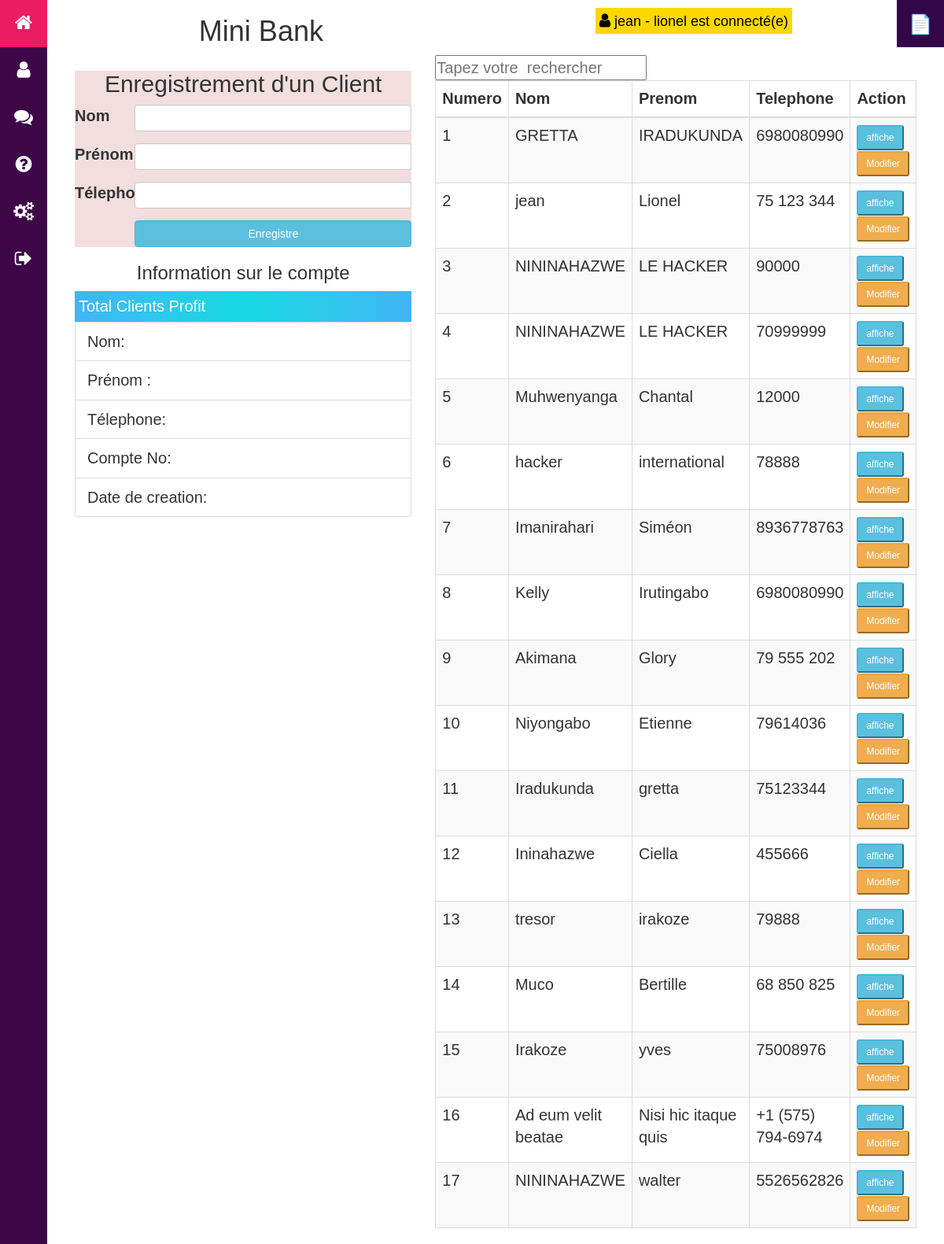
The app's page /public/index.php (signed in) with its own data.
### tables this page shows
CREATE TABLE `clients` (
  `id` int NOT NULL,
  `nom` varchar(255) NOT NULL,
  `prenom` varchar(255) NOT NULL,
  `compte_id` int DEFAULT NULL,
  `created` datetime NOT NULL DEFAULT CURRENT_TIMESTAMP,
  `telephone` varchar(255) DEFAULT NULL
);

### src/Db/Connection.php (called while the page is built, shortened)
<?php
class Connection {
    public $connection ;
    public function __construct()
    {
        if (!isset($this->connection)) {
            $this->connection = new PDO('mysql:dbname=ult_programation_web;host=localhost', 'admin', 'admin' , [
            PDO::ATTR_ERRMODE => PDO::ERRMODE_EXCEPTION
        ]);
        }
        return $this->connection;
    }
}

### src/Model/Table.php (called while the page is built, shortened)
<?php
abstract class Table{
    protected $pdo;
    protected $table = null;
    protected $class = null;
    public function __construct()
    {
        $pdo = new Connection();
        if($this->pdo === null){
            $this->pdo = $pdo->connection;
        }
    }
    public function all($order_by= 'ASC'): array
    {
        $sql = "SELECT * FROM {$this->table} ORDER BY id ".$order_by;
        return $this->pdo->query($sql,PDO::FETCH_CLASS,$this->class)->fetchAll();
    }
}

### src/Model/Classes/Client.php (called while the page is built, shortened)
<?php
class Client
{
    private $id;
    private $nom;
    private $prenom;
    private $telephone;
    private $compte_id;
    private $created;
    public function getId()
    {
        return $this->id;
    }
    public function getNom()
    {
        return $this->nom;
    }
    public function getPrenom()
    {
        return $this->prenom;
    }
    public function getTelephone()
    {
        return $this->telephone;
    }
    public function getCompteId()
    {
        return $this->compte_id;
    }
    public function getCreated()
    {
        return $this->created;
    }
}

### public/index.php (the view, shortened to what this page needs)
<?php
require_once('layout/_header.php');
$clienttable =  new ClientTable;
$clients = $clienttable->all();
?>
<div class="row">
	<div class="col-md-5">
		<?php require_once('layout/clients/_form.php'); ?>
		<div class="card">
			<div class="card-body">
				<div class="card-text"><h3 class="text-center">Information sur le compte</h3>
				</div>
				<div class="widget-content-wrapper text-white">
					<div class="widget-content-left">
						<div class="widget-subheading">Total Clients Profit</div>
					</div>
				</div>
				<ul class="list-group">
					<li class="list-group-item"><span>Nom:</span> <span class="info-nom info-client"></span></li>
					<li class="list-group-item"><span>Prénom :</span> <span class="info-prenom info-client"></span></li>
					<li class="list-group-item"><span>Télephone:</span> <span class="info-telephone info-client"></span></li>
					<li class="list-group-item"><span>Compte No:</span> <span class="info-compte info-client"></span></li>
					<li class="list-group-item"><span>Date de creation:</span> <span class="info-created info-client"></span></li>
				</ul>
			</div>
		</div>
	</div>
	<div class="col-md-7">
		<form action=""  method="get">
			<input type="text" name="search_key" value="<?= $_GET['search_key'] ?>" placeholder="Tapez votre  rechercher">
		</form>
		<table style="width: 100%;" id="example" class="table table-hover table-striped table-bordered table-responsive" role="grid" aria-describedby="example_info">
			<thead>
				<tr>
					<th>Numero</th>
					<th>Nom</th>
					<th>Prenom</th>
					<th>Telephone</th>
					<th>Action</th>
				</tr>
			</thead>
			<tbody>
				<?php $x = 0; foreach ($clients  as $client) : ?>
				<tr>
					<td><?= ++$x ?></td>
					<td>
						<?= $client->getNom() ?>
					</td>
					<td>
						<?= $client->getPrenom()  ?>
					</td>
					<td>
						<?= $client->getTelephone()  ?>
					</td>
					<td>
						<button onclick="load_client_info(<?= $client->getId()  ?> )" class="btn-sm btn-info">affiche</button>
						<button onclick="modifier('<?= $client->getID(); ?>','<?= $client->getNom(); ?>','<?= $client->getPrenom(); ?>','<?= $client->getTelephone()  ?>','<?= $client->getCompteId()  ?>', '<?= $client->getCreated()  ?>')" class="btn-sm btn-warning">Modifier</button>
					</td>
				</tr>
			<?php endforeach; ?>
		</tbody>
	</table>
</div>
</div>
<?php
require_once('layout/_footer.php');
?>

### public/css/style.css (style rules this page uses)
* { margin: 0; padding: 0; box-sizing: border-box; font-family: sans-serif; font-size: 20px; }
body { margin:0;; font-family: -apple-system,BlinkMacSystemFont,"Segoe UI",Roboto,"Helvetica Neue",Arial,"Noto Sans",sans-serif,"Apple Color Emoji","Segoe UI Emoji","Segoe UI Symbol","Noto Color Emoji" }

### public/css/style_client.css (style rules this page uses)
.widget-content-wrapper { display: flex; justify-content: space-between; color: #fff; font-size: 2rem; padding: 5px; background-image: radial-gradient(circle 248px at center, #16d9e3 0%, #30c7ec 47%, #46aef7 100%) !important; }
li.list-group-item { display: flex; justify-content: space-around; }
.list-group-item span { width: 50%; }
.info-client { font-weight: bold; font-size: 20px; }

### records on screen
clients: nom "GRETTA", prenom "IRADUKUNDA", telephone "6980080990"
clients: nom "jean", prenom "Lionel", telephone "75 123 344"
clients: nom "NININAHAZWE", prenom "LE HACKER", telephone "90000"
clients: nom "NININAHAZWE", prenom "LE HACKER", telephone "70999999"
clients: nom "Muhwenyanga", prenom "Chantal", telephone "12000"
clients: nom "hacker", prenom "international", telephone "78888"
clients: nom "Imanirahari", prenom "Siméon", telephone "8936778763"
clients: nom "Kelly", prenom "Irutingabo", telephone "6980080990"
clients: nom "Akimana", prenom "Glory", telephone "79 555 202"
clients: nom "Niyongabo", prenom "Etienne", telephone "79614036"
clients: nom "Iradukunda", prenom "gretta", telephone "75123344"
clients: nom "Ininahazwe", prenom "Ciella", telephone "455666"
clients: nom "tresor", prenom "irakoze", telephone "79888"
clients: nom "Muco", prenom "Bertille", telephone "68 850 825"
clients: nom "Irakoze", prenom "yves", telephone "75008976"
clients: nom "Ad eum velit beatae", prenom "Nisi hic itaque quis", telephone "+1 (575) 794-6974"
clients: nom "NININAHAZWE", prenom "walter", telephone "5526562826"

### other values on screen
$_SESSION['user']['nom'] "jean"
$_SESSION['user']['prenom'] "lionel"
